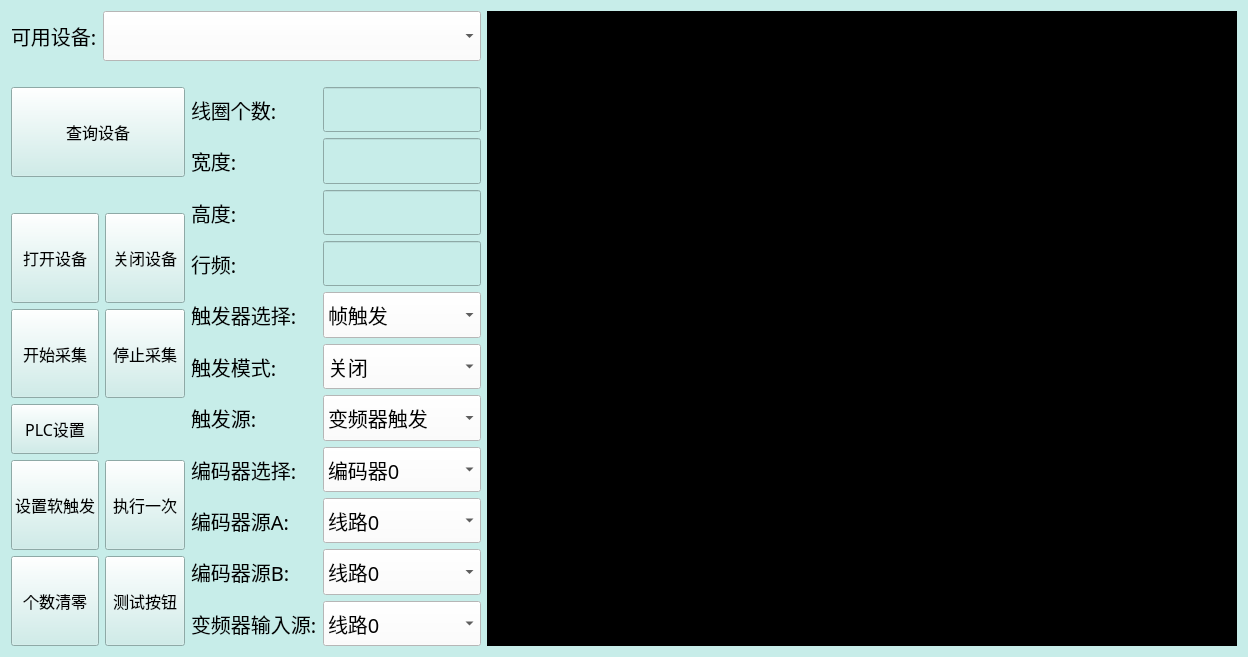
<?xml version="1.0" encoding="UTF-8"?>
<ui version="4.0">
 <class>Widget</class>
 <widget class="QWidget" name="Widget">
  <property name="geometry">
   <rect>
    <x>0</x>
    <y>0</y>
    <width>1248</width>
    <height>657</height>
   </rect>
  </property>
  <property name="font">
   <font>
    <family>黑体</family>
    <pointsize>12</pointsize>
   </font>
  </property>
  <property name="windowTitle">
   <string>相机控制界面</string>
  </property>
  <property name="styleSheet">
   <string notr="true">background-color:rgb(199,237,233)</string>
  </property>
  <layout class="QGridLayout" name="gridLayout">
   <item row="0" column="0">
    <layout class="QVBoxLayout" name="verticalLayout">
     <property name="topMargin">
      <number>0</number>
     </property>
     <item>
      <layout class="QHBoxLayout" name="horizontalLayout_2">
       <property name="sizeConstraint">
        <enum>QLayout::SetMaximumSize</enum>
       </property>
       <item>
        <widget class="QLabel" name="label">
         <property name="sizePolicy">
          <sizepolicy hsizetype="Preferred" vsizetype="Preferred">
           <horstretch>0</horstretch>
           <verstretch>0</verstretch>
          </sizepolicy>
         </property>
         <property name="styleSheet">
          <string notr="true">font-size: 20px</string>
         </property>
         <property name="text">
          <string>可用设备:</string>
         </property>
        </widget>
       </item>
       <item>
        <widget class="QComboBox" name="comboBox">
         <property name="sizePolicy">
          <sizepolicy hsizetype="MinimumExpanding" vsizetype="Preferred">
           <horstretch>0</horstretch>
           <verstretch>0</verstretch>
          </sizepolicy>
         </property>
         <property name="minimumSize">
          <size>
           <width>0</width>
           <height>50</height>
          </size>
         </property>
         <property name="styleSheet">
          <string notr="true">background-color: rgb(255, 255, 255);
font-size: 20px</string>
         </property>
        </widget>
       </item>
      </layout>
     </item>
     <item>
      <spacer name="verticalSpacer_2">
       <property name="orientation">
        <enum>Qt::Vertical</enum>
       </property>
       <property name="sizeType">
        <enum>QSizePolicy::Maximum</enum>
       </property>
       <property name="sizeHint" stdset="0">
        <size>
         <width>20</width>
         <height>20</height>
        </size>
       </property>
      </spacer>
     </item>
     <item>
      <layout class="QFormLayout" name="formLayout_2">
       <item row="0" column="0">
        <layout class="QGridLayout" name="gridLayout_2">
         <item row="3" column="0">
          <widget class="QPushButton" name="openBtn">
           <property name="sizePolicy">
            <sizepolicy hsizetype="Minimum" vsizetype="Expanding">
             <horstretch>0</horstretch>
             <verstretch>0</verstretch>
            </sizepolicy>
           </property>
           <property name="text">
            <string>打开设备</string>
           </property>
          </widget>
         </item>
         <item row="1" column="0">
          <spacer name="verticalSpacer_3">
           <property name="orientation">
            <enum>Qt::Vertical</enum>
           </property>
           <property name="sizeType">
            <enum>QSizePolicy::Minimum</enum>
           </property>
           <property name="sizeHint" stdset="0">
            <size>
             <width>20</width>
             <height>30</height>
            </size>
           </property>
          </spacer>
         </item>
         <item row="0" column="0" colspan="2">
          <widget class="QPushButton" name="searchBtn">
           <property name="sizePolicy">
            <sizepolicy hsizetype="Minimum" vsizetype="Expanding">
             <horstretch>0</horstretch>
             <verstretch>0</verstretch>
            </sizepolicy>
           </property>
           <property name="text">
            <string>查询设备</string>
           </property>
          </widget>
         </item>
         <item row="6" column="0">
          <widget class="QPushButton" name="setSoftBtn">
           <property name="sizePolicy">
            <sizepolicy hsizetype="Minimum" vsizetype="Expanding">
             <horstretch>0</horstretch>
             <verstretch>0</verstretch>
            </sizepolicy>
           </property>
           <property name="text">
            <string>设置软触发</string>
           </property>
          </widget>
         </item>
         <item row="6" column="1">
          <widget class="QPushButton" name="softBtn">
           <property name="sizePolicy">
            <sizepolicy hsizetype="Minimum" vsizetype="Expanding">
             <horstretch>0</horstretch>
             <verstretch>0</verstretch>
            </sizepolicy>
           </property>
           <property name="text">
            <string>执行一次</string>
           </property>
          </widget>
         </item>
         <item row="5" column="1">
          <spacer name="verticalSpacer">
           <property name="orientation">
            <enum>Qt::Vertical</enum>
           </property>
           <property name="sizeType">
            <enum>QSizePolicy::Fixed</enum>
           </property>
           <property name="sizeHint" stdset="0">
            <size>
             <width>20</width>
             <height>40</height>
            </size>
           </property>
          </spacer>
         </item>
         <item row="4" column="0">
          <widget class="QPushButton" name="startBtn">
           <property name="sizePolicy">
            <sizepolicy hsizetype="Minimum" vsizetype="Expanding">
             <horstretch>0</horstretch>
             <verstretch>0</verstretch>
            </sizepolicy>
           </property>
           <property name="text">
            <string>开始采集</string>
           </property>
          </widget>
         </item>
         <item row="4" column="1">
          <widget class="QPushButton" name="stopBtn">
           <property name="sizePolicy">
            <sizepolicy hsizetype="Minimum" vsizetype="Expanding">
             <horstretch>0</horstretch>
             <verstretch>0</verstretch>
            </sizepolicy>
           </property>
           <property name="text">
            <string>停止采集</string>
           </property>
          </widget>
         </item>
         <item row="3" column="1">
          <widget class="QPushButton" name="closeBtn">
           <property name="sizePolicy">
            <sizepolicy hsizetype="Minimum" vsizetype="Expanding">
             <horstretch>0</horstretch>
             <verstretch>0</verstretch>
            </sizepolicy>
           </property>
           <property name="text">
            <string>关闭设备</string>
           </property>
          </widget>
         </item>
         <item row="7" column="0">
          <widget class="QPushButton" name="clearBtn">
           <property name="sizePolicy">
            <sizepolicy hsizetype="Minimum" vsizetype="Expanding">
             <horstretch>0</horstretch>
             <verstretch>0</verstretch>
            </sizepolicy>
           </property>
           <property name="text">
            <string>个数清零</string>
           </property>
          </widget>
         </item>
         <item row="7" column="1">
          <widget class="QPushButton" name="pushButton">
           <property name="sizePolicy">
            <sizepolicy hsizetype="Minimum" vsizetype="Expanding">
             <horstretch>0</horstretch>
             <verstretch>0</verstretch>
            </sizepolicy>
           </property>
           <property name="text">
            <string>测试按钮</string>
           </property>
          </widget>
         </item>
         <item row="5" column="0">
          <widget class="QPushButton" name="plcControl">
           <property name="minimumSize">
            <size>
             <width>0</width>
             <height>50</height>
            </size>
           </property>
           <property name="text">
            <string>PLC设置</string>
           </property>
          </widget>
         </item>
        </layout>
       </item>
       <item row="0" column="1">
        <layout class="QFormLayout" name="formLayout">
         <item row="1" column="0">
          <widget class="QLabel" name="widthLab">
           <property name="sizePolicy">
            <sizepolicy hsizetype="Preferred" vsizetype="Preferred">
             <horstretch>0</horstretch>
             <verstretch>0</verstretch>
            </sizepolicy>
           </property>
           <property name="styleSheet">
            <string notr="true">font-size: 20px</string>
           </property>
           <property name="text">
            <string>宽度:</string>
           </property>
          </widget>
         </item>
         <item row="2" column="0">
          <widget class="QLabel" name="heightLab">
           <property name="styleSheet">
            <string notr="true">font-size: 20px</string>
           </property>
           <property name="text">
            <string>高度:</string>
           </property>
          </widget>
         </item>
         <item row="3" column="0">
          <widget class="QLabel" name="lineLab">
           <property name="styleSheet">
            <string notr="true">font-size: 20px</string>
           </property>
           <property name="text">
            <string>行频:</string>
           </property>
          </widget>
         </item>
         <item row="4" column="0">
          <widget class="QLabel" name="selectLab">
           <property name="styleSheet">
            <string notr="true">font-size: 20px</string>
           </property>
           <property name="text">
            <string>触发器选择:</string>
           </property>
          </widget>
         </item>
         <item row="5" column="0">
          <widget class="QLabel" name="modeLab">
           <property name="styleSheet">
            <string notr="true">font-size: 20px</string>
           </property>
           <property name="text">
            <string>触发模式:</string>
           </property>
          </widget>
         </item>
         <item row="6" column="0">
          <widget class="QLabel" name="sourceLab">
           <property name="styleSheet">
            <string notr="true">font-size: 20px</string>
           </property>
           <property name="text">
            <string>触发源:</string>
           </property>
          </widget>
         </item>
         <item row="7" column="0">
          <widget class="QLabel" name="encselectLab">
           <property name="styleSheet">
            <string notr="true">font-size: 20px</string>
           </property>
           <property name="text">
            <string>编码器选择:</string>
           </property>
          </widget>
         </item>
         <item row="8" column="0">
          <widget class="QLabel" name="encsourceALab">
           <property name="styleSheet">
            <string notr="true">font-size: 20px</string>
           </property>
           <property name="text">
            <string>编码器源A:</string>
           </property>
          </widget>
         </item>
         <item row="9" column="0">
          <widget class="QLabel" name="encsourceBLab">
           <property name="styleSheet">
            <string notr="true">font-size: 20px</string>
           </property>
           <property name="text">
            <string>编码器源B:</string>
           </property>
          </widget>
         </item>
         <item row="10" column="0">
          <widget class="QLabel" name="inputLab">
           <property name="styleSheet">
            <string notr="true">font-size: 20px</string>
           </property>
           <property name="text">
            <string>变频器输入源:</string>
           </property>
          </widget>
         </item>
         <item row="1" column="1">
          <widget class="QLineEdit" name="widthlineEdit">
           <property name="sizePolicy">
            <sizepolicy hsizetype="Preferred" vsizetype="Expanding">
             <horstretch>0</horstretch>
             <verstretch>0</verstretch>
            </sizepolicy>
           </property>
           <property name="styleSheet">
            <string notr="true">font-size: 20px</string>
           </property>
          </widget>
         </item>
         <item row="2" column="1">
          <widget class="QLineEdit" name="heightlineEdit">
           <property name="sizePolicy">
            <sizepolicy hsizetype="Preferred" vsizetype="Expanding">
             <horstretch>0</horstretch>
             <verstretch>0</verstretch>
            </sizepolicy>
           </property>
           <property name="styleSheet">
            <string notr="true">font-size: 20px</string>
           </property>
           <property name="text">
            <string/>
           </property>
          </widget>
         </item>
         <item row="3" column="1">
          <widget class="QLineEdit" name="lineEdit">
           <property name="sizePolicy">
            <sizepolicy hsizetype="Preferred" vsizetype="Expanding">
             <horstretch>0</horstretch>
             <verstretch>0</verstretch>
            </sizepolicy>
           </property>
           <property name="styleSheet">
            <string notr="true">font-size: 20px</string>
           </property>
           <property name="text">
            <string/>
           </property>
          </widget>
         </item>
         <item row="4" column="1">
          <widget class="QComboBox" name="selectCob">
           <property name="sizePolicy">
            <sizepolicy hsizetype="Preferred" vsizetype="Expanding">
             <horstretch>0</horstretch>
             <verstretch>0</verstretch>
            </sizepolicy>
           </property>
           <property name="styleSheet">
            <string notr="true">background-color: rgb(255, 255, 255);
font-size: 20px</string>
           </property>
           <item>
            <property name="text">
             <string>帧触发</string>
            </property>
           </item>
           <item>
            <property name="text">
             <string>行触发</string>
            </property>
           </item>
          </widget>
         </item>
         <item row="5" column="1">
          <widget class="QComboBox" name="modeCob">
           <property name="sizePolicy">
            <sizepolicy hsizetype="Preferred" vsizetype="Expanding">
             <horstretch>0</horstretch>
             <verstretch>0</verstretch>
            </sizepolicy>
           </property>
           <property name="styleSheet">
            <string notr="true">background-color: rgb(255, 255, 255);
font-size: 20px</string>
           </property>
           <item>
            <property name="text">
             <string>关闭</string>
            </property>
           </item>
           <item>
            <property name="text">
             <string>打开</string>
            </property>
           </item>
          </widget>
         </item>
         <item row="6" column="1">
          <widget class="QComboBox" name="sourceCob">
           <property name="sizePolicy">
            <sizepolicy hsizetype="Preferred" vsizetype="Expanding">
             <horstretch>0</horstretch>
             <verstretch>0</verstretch>
            </sizepolicy>
           </property>
           <property name="styleSheet">
            <string notr="true">background-color: rgb(255, 255, 255);
font-size: 20px</string>
           </property>
           <item>
            <property name="text">
             <string>变频器触发</string>
            </property>
           </item>
           <item>
            <property name="text">
             <string>线路0</string>
            </property>
           </item>
           <item>
            <property name="text">
             <string>线路2</string>
            </property>
           </item>
           <item>
            <property name="text">
             <string>线路3</string>
            </property>
           </item>
           <item>
            <property name="text">
             <string>软触发</string>
            </property>
           </item>
          </widget>
         </item>
         <item row="7" column="1">
          <widget class="QComboBox" name="encselectCob">
           <property name="sizePolicy">
            <sizepolicy hsizetype="Preferred" vsizetype="Expanding">
             <horstretch>0</horstretch>
             <verstretch>0</verstretch>
            </sizepolicy>
           </property>
           <property name="styleSheet">
            <string notr="true">background-color: rgb(255, 255, 255);
font-size: 20px</string>
           </property>
           <item>
            <property name="text">
             <string>编码器0</string>
            </property>
           </item>
          </widget>
         </item>
         <item row="8" column="1">
          <widget class="QComboBox" name="encsourceACob">
           <property name="sizePolicy">
            <sizepolicy hsizetype="Preferred" vsizetype="Expanding">
             <horstretch>0</horstretch>
             <verstretch>0</verstretch>
            </sizepolicy>
           </property>
           <property name="styleSheet">
            <string notr="true">background-color: rgb(255, 255, 255);
font-size: 20px</string>
           </property>
           <item>
            <property name="text">
             <string>线路0</string>
            </property>
           </item>
           <item>
            <property name="text">
             <string>线路2</string>
            </property>
           </item>
           <item>
            <property name="text">
             <string>线路3</string>
            </property>
           </item>
          </widget>
         </item>
         <item row="9" column="1">
          <widget class="QComboBox" name="encsourceBCob">
           <property name="sizePolicy">
            <sizepolicy hsizetype="Preferred" vsizetype="Expanding">
             <horstretch>0</horstretch>
             <verstretch>0</verstretch>
            </sizepolicy>
           </property>
           <property name="styleSheet">
            <string notr="true">background-color: rgb(255, 255, 255);
font-size: 20px</string>
           </property>
           <item>
            <property name="text">
             <string>线路0</string>
            </property>
           </item>
           <item>
            <property name="text">
             <string>线路2</string>
            </property>
           </item>
           <item>
            <property name="text">
             <string>线路3</string>
            </property>
           </item>
          </widget>
         </item>
         <item row="10" column="1">
          <widget class="QComboBox" name="inputCob">
           <property name="sizePolicy">
            <sizepolicy hsizetype="Preferred" vsizetype="Expanding">
             <horstretch>0</horstretch>
             <verstretch>0</verstretch>
            </sizepolicy>
           </property>
           <property name="styleSheet">
            <string notr="true">background-color: rgb(255, 255, 255);
font-size: 20px</string>
           </property>
           <item>
            <property name="text">
             <string>线路0</string>
            </property>
           </item>
           <item>
            <property name="text">
             <string>线路2</string>
            </property>
           </item>
           <item>
            <property name="text">
             <string>线路3</string>
            </property>
           </item>
           <item>
            <property name="text">
             <string>编码器模块</string>
            </property>
           </item>
          </widget>
         </item>
         <item row="0" column="0">
          <widget class="QLabel" name="numberLab">
           <property name="styleSheet">
            <string notr="true">font-size: 20px</string>
           </property>
           <property name="text">
            <string>线圈个数:</string>
           </property>
          </widget>
         </item>
         <item row="0" column="1">
          <widget class="QLineEdit" name="numberEdit">
           <property name="sizePolicy">
            <sizepolicy hsizetype="Preferred" vsizetype="Expanding">
             <horstretch>0</horstretch>
             <verstretch>0</verstretch>
            </sizepolicy>
           </property>
           <property name="styleSheet">
            <string notr="true">font-size: 20px</string>
           </property>
           <property name="readOnly">
            <bool>true</bool>
           </property>
          </widget>
         </item>
        </layout>
       </item>
      </layout>
     </item>
    </layout>
   </item>
   <item row="0" column="1">
    <layout class="QVBoxLayout" name="verticalLayout_2">
     <item>
      <widget class="QLabel" name="showLab">
       <property name="sizePolicy">
        <sizepolicy hsizetype="Expanding" vsizetype="Preferred">
         <horstretch>0</horstretch>
         <verstretch>0</verstretch>
        </sizepolicy>
       </property>
       <property name="minimumSize">
        <size>
         <width>750</width>
         <height>0</height>
        </size>
       </property>
       <property name="sizeIncrement">
        <size>
         <width>0</width>
         <height>0</height>
        </size>
       </property>
       <property name="baseSize">
        <size>
         <width>0</width>
         <height>0</height>
        </size>
       </property>
       <property name="styleSheet">
        <string notr="true">background-color:rgb(0,0,0)</string>
       </property>
       <property name="frameShape">
        <enum>QFrame::Panel</enum>
       </property>
       <property name="frameShadow">
        <enum>QFrame::Plain</enum>
       </property>
       <property name="text">
        <string/>
       </property>
      </widget>
     </item>
    </layout>
   </item>
  </layout>
 </widget>
 <resources/>
 <connections/>
</ui>
